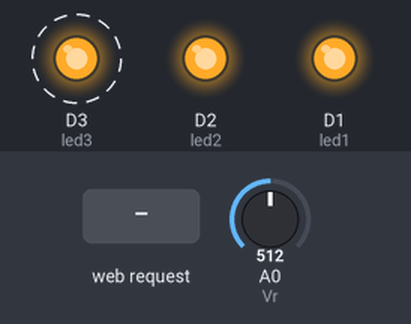
Simulated run of this sketch. Board: ESP8266 (NodeMCU). On the bench: output pins drawn as LEDs (lit = HIGH). Dashed ring = blinking. The test bench sets the inputs (shaded band); at power-on: A0 (Vr) = 512. WiFi joins after 1.5 s; servers stay silent unless stated; what the sketch prints to the serial monitor is not drawn.

Above: at 2.7 s.
2.8 s: HTTP request GET /LED1=OFF received
At 3.5 s:
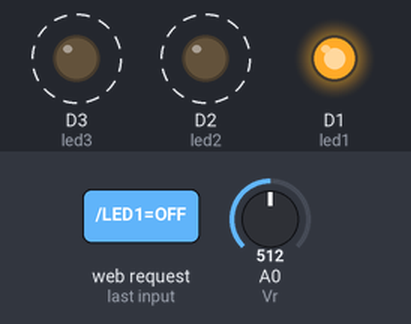
6.3 s: HTTP request GET /LED2=OFF received
9.8 s: A0 (Vr) set to 308
13.3 s: A0 (Vr) set to 284
At 14.4 s:
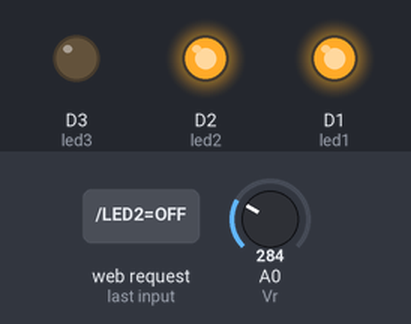
15.5 s: HTTP request GET /LED1=OFF received
At 15.9 s:
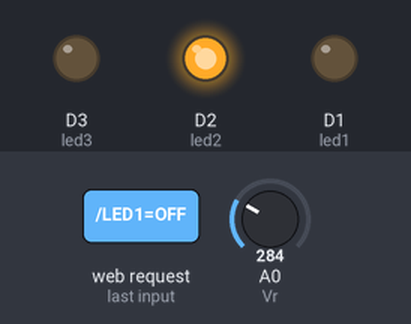
17.7 s: A0 (Vr) set to 306
At 19.2 s:
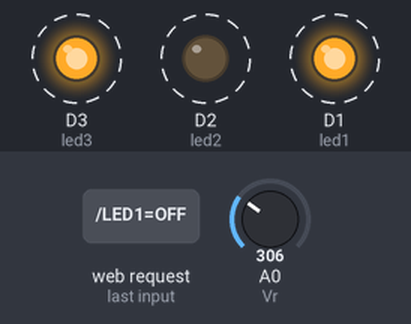
Timing chart, 0 to 23.4 s (numbered marks = the images above; inputs shaded):
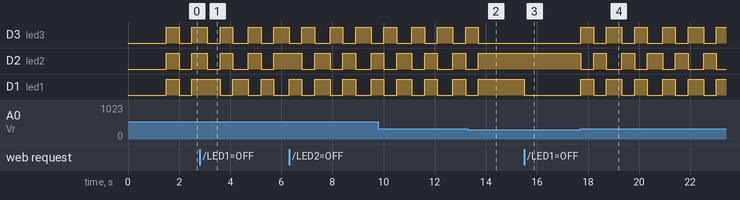

The sketch:

ChiZungKua.ino
```cpp
#include <ESP8266WiFi.h>

const char* ssid = "ChinGuy";
const char* password = "rayed18340";
const int Vr = A0;
int RW = 0;
const int led1 = D1;
const int led2 = D2;
const int led3 = D3;
WiFiServer server(80);

void setup() {
  Serial.begin(115200);
  pinMode(led1, OUTPUT); digitalWrite(led1,LOW);
  pinMode(led2, OUTPUT); digitalWrite(led2,LOW);
  pinMode(led3, OUTPUT); digitalWrite(led3,LOW);
  pinMode(Vr,INPUT);

  Serial.println();
  Serial.print("Connecting To ");
  Serial.print(ssid);
  WiFi.begin("ChinGuy","rayed18340");
  while (WiFi.status() != WL_CONNECTED){
    delay(500);
    Serial.print(".");
  }
  Serial.println("");
  Serial.println("WiFi connected");

  Serial.println(WiFi.localIP());
  server.begin();
}

void loop(){
  RW = analogRead(Vr);
  if(RW >= 300){
    for(int i = 0; i <3 ; i++){
      digitalWrite(led1, !digitalRead(led1));
      digitalWrite(led2, !digitalRead(led2));
      digitalWrite(led3, !digitalRead(led3));
      delay(500);
    }
  }
  Serial.println(RW);
  delay(100);

  WiFiClient Client = server.available();
  if(!Client){
    return;
  }

  Serial.println("new Client");
  while(!Client.available()){
    delay(1);
  }

  String request = Client.readStringUntil('\r');
  Serial.println(request);
  Client.flush();

  if (request.indexOf("/LED1=ON") != -1){
    digitalWrite(led1, HIGH);
    Serial.println("LED1 ON");
  }
  if (request.indexOf("/LED1=OFF") != -1){
    digitalWrite(led1, LOW);
    Serial.println("LED1 OFF");
  }
  if (request.indexOf("/LED2=ON") != -1){
    digitalWrite(led2, HIGH);
    Serial.println("LED2 ON");
  }
  if (request.indexOf("/LED2=OFF") != -1){
    digitalWrite(led2, LOW);
    Serial.println("LED2 OFF");
  }
  if (request.indexOf("/LED3=ON") != -1){
    digitalWrite(led3, HIGH);
    Serial.println("LED3 ON");
  }
  if (request.indexOf("/LED3=OFF") != -1){
    digitalWrite(led3, LOW);
    Serial.println("LED3 OFF");
  }


  Client.println("HTTP/1.1 200 OK");
  Client.println("Connect-Type: text/html");
  Client.println("");
  Client.println("<!DOCTYPE HTML>");
  Client.println("<html>");
  Client.println("<meta charset=utf-8>");

  Client.println("Led pin is now: ");
  if(request.indexOf("/LED1=ON") != -1){
    Client.print("LED1 ON");
    Client.println("<br>");
  }
  else if(request.indexOf("/LED1=OFF") != -1){
    Client.print("LED1 OFF");
    Client.println("<br>");
  }
  else if(request.indexOf("/LED2=ON") != -1){
    Client.print("LED2 ON");
    Client.println("<br>");
  }
  else if(request.indexOf("/LED2=OFF") != -1){
    Client.print("LED2 OFF");
    Client.println("<br>");
  }
  else if(request.indexOf("/LED3=ON") != -1){
    Client.print("LED3 ON");
    Client.println("<br>");
  }
  else if(request.indexOf("/LED3=OFF") != -1){
    Client.print("LED3 OFF");
    Client.println("<br>");
  }
  else{
    Client.println("<br>");
  }

  Client.println("<!DOCTYPE html><html>");
  Client.println("<head><meta name=\"viewport\" content=\"width=device-width, initial-scale=1\">");
  Client.println("<link rel=\"icon\" href=\"data:,\">");

  Client.println("<style>html { font-family: Helvetica; display: inline-block; margin: 0px auto; text-align: center;}");
  Client.println(".button { background-color: #195B6A; border: none; color: white; padding: 32px 80px;");
  Client.println("text-decoration: none; font-size: 30px; margin: 2px; cursor: pointer;}");
  Client.println(".button2 {background-color: #77878A;}</style></head>");

  Client.println("<a href=\"/LED1=ON\"><button>LED1 ON</button></a>");
  Client.println("<a href=\"/LED1=OFF\"><button>LED1 OFF</button></a>");
  Client.println("<br>");
  Client.println("<a href=\"/LED2=ON\"><button>LED2 ON</button></a>");
  Client.println("<a href=\"/LED2=OFF\"><button>LED2 OFF</button></a>");
  Client.println("<br>");
  Client.println("<a href=\"/LED3=ON\"><button>LED3 ON</button></a>");
  Client.println("<a href=\"/LED3=OFF\"><button>LED3 OFF</button></a>");
  Client.println("<br>");
  Client.println("<body>");
  Client.println("<br>");
  Client.println("<img src=\"https://drive.google.com/uc?export=view&id=1A_NNg0k2vYxugT8BypAny8px19iEXbFG\" width=250, height=250>");
  Client.println("<br>");
  Client.println("<br>");
  Client.println("<電通三甲>");
  Client.println("<br>");
  Client.println("<20115117>");
  Client.println("<br>");
  Client.println("<白簡銘>");
  Client.println("<br>");
  Client.println("</body");
  Client.println("</html>");

  delay(1);
  Serial.print("Client disconnected");
  Serial.print(" ");
}
```

Measured:
- the behaviour switches between 300 and 299 on A0 (Vr) (found by bisection; images 1 and 2)
- after the input at 13.3 s, D3 (led3): goes on until 13.7 s, then stays LOW; D2 (led2), D1 (led1): goes on until 13.7 s, then stays HIGH
- after the input at 15.5 s, D1 (led1): HIGH → LOW at once
- after the input at 17.7 s, D3 (led3), D2 (led2), D1 (led1): alternates HIGH for 0.50 s and LOW for 0.50 s, starting at once
- by itself, D3 (led3), D2 (led2), D1 (led1): alternates HIGH for 0.50 s and LOW for 0.50 s
